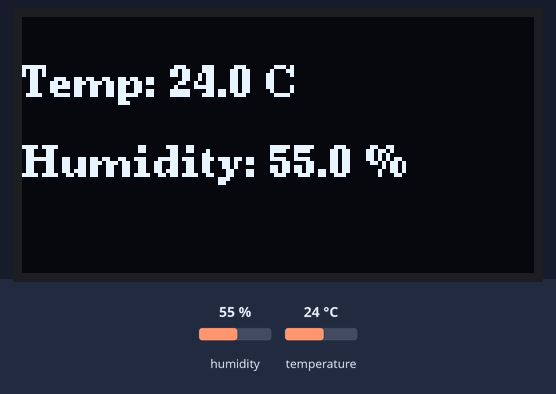
A sketch run on a simulated ESP32. On the bench: 128×64 one-colour display. The inputs (shaded band) are chosen by the test bench; at power-on: humidity 55 %, temperature 24 °C. What the sketch prints to the serial monitor is not drawn.

Above: at 3.0 s.
3.1 s: humidity set to 22 %
At 5.5 s:
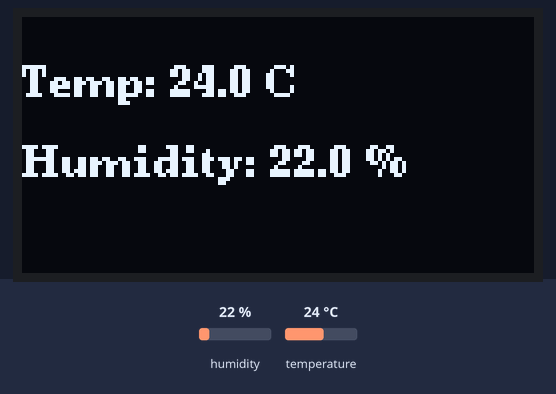
5.9 s: temperature set to 12 °C
At 7.5 s:
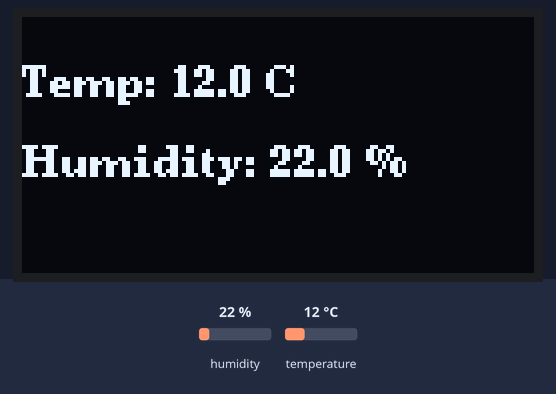
8.7 s: humidity set to 40 %
At 11.1 s:
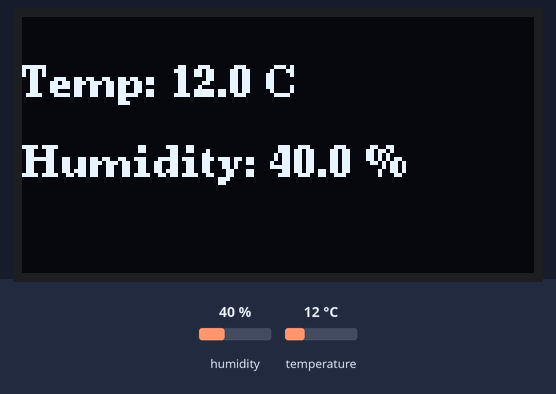
12.1 s: temperature set to 19 °C
Timing chart, 0 to 15.1 s (numbered marks = the images above; inputs shaded):
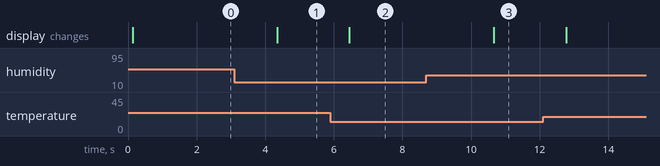

Measured:
- after the input at 3.1 s, the display: changes after 1.2 s (image 1)
- after the input at 5.9 s, the display: changes after 0.55 s (image 2)
- after the input at 8.7 s, the display: changes after 2.0 s (image 3)

The sketch:

temphumsensor.ino
```cpp
#include <Wire.h>
#include <Adafruit_AHTX0.h>
#include <U8g2lib.h>

// Initialize AHT10 or AHT25 sensor
Adafruit_AHTX0 aht;

// Initialize SH1106 OLED using I2C
U8G2_SH1106_128X64_NONAME_F_HW_I2C u8g2(U8G2_R0, /* reset=*/ U8X8_PIN_NONE);

void setup() {
  Serial.begin(115200);
  Wire.begin();  // SDA = 21, SCL = 22 by default on ESP32

  // Initialize display
  u8g2.begin();
  u8g2.setFont(u8g2_font_ncenB08_tr);

  // Initialize sensor
  if (!aht.begin()) {
    Serial.println("Could not find AHT10/AHT25 sensor. Check wiring.");
    while (1) delay(10);
  } else {
    Serial.println("AHT10/AHT25 sensor detected successfully.");
  }
}

void loop() {
  sensors_event_t humidity, temp;
  aht.getEvent(&humidity, &temp); // Read values

  // Output to serial monitor
  Serial.print("Temperature: ");
  Serial.print(temp.temperature);
  Serial.print(" °C\tHumidity: ");
  Serial.print(humidity.relative_humidity);
  Serial.println(" %");

  // Display on OLED
  u8g2.clearBuffer();
  u8g2.setCursor(0, 20);
  u8g2.print("Temp: ");
  u8g2.print(temp.temperature, 1);
  u8g2.print(" C");

  u8g2.setCursor(0, 40);
  u8g2.print("Humidity: ");
  u8g2.print(humidity.relative_humidity, 1);
  u8g2.print(" %");

  u8g2.sendBuffer();

  delay(2000); // Wait 2 seconds before next update
}
```
